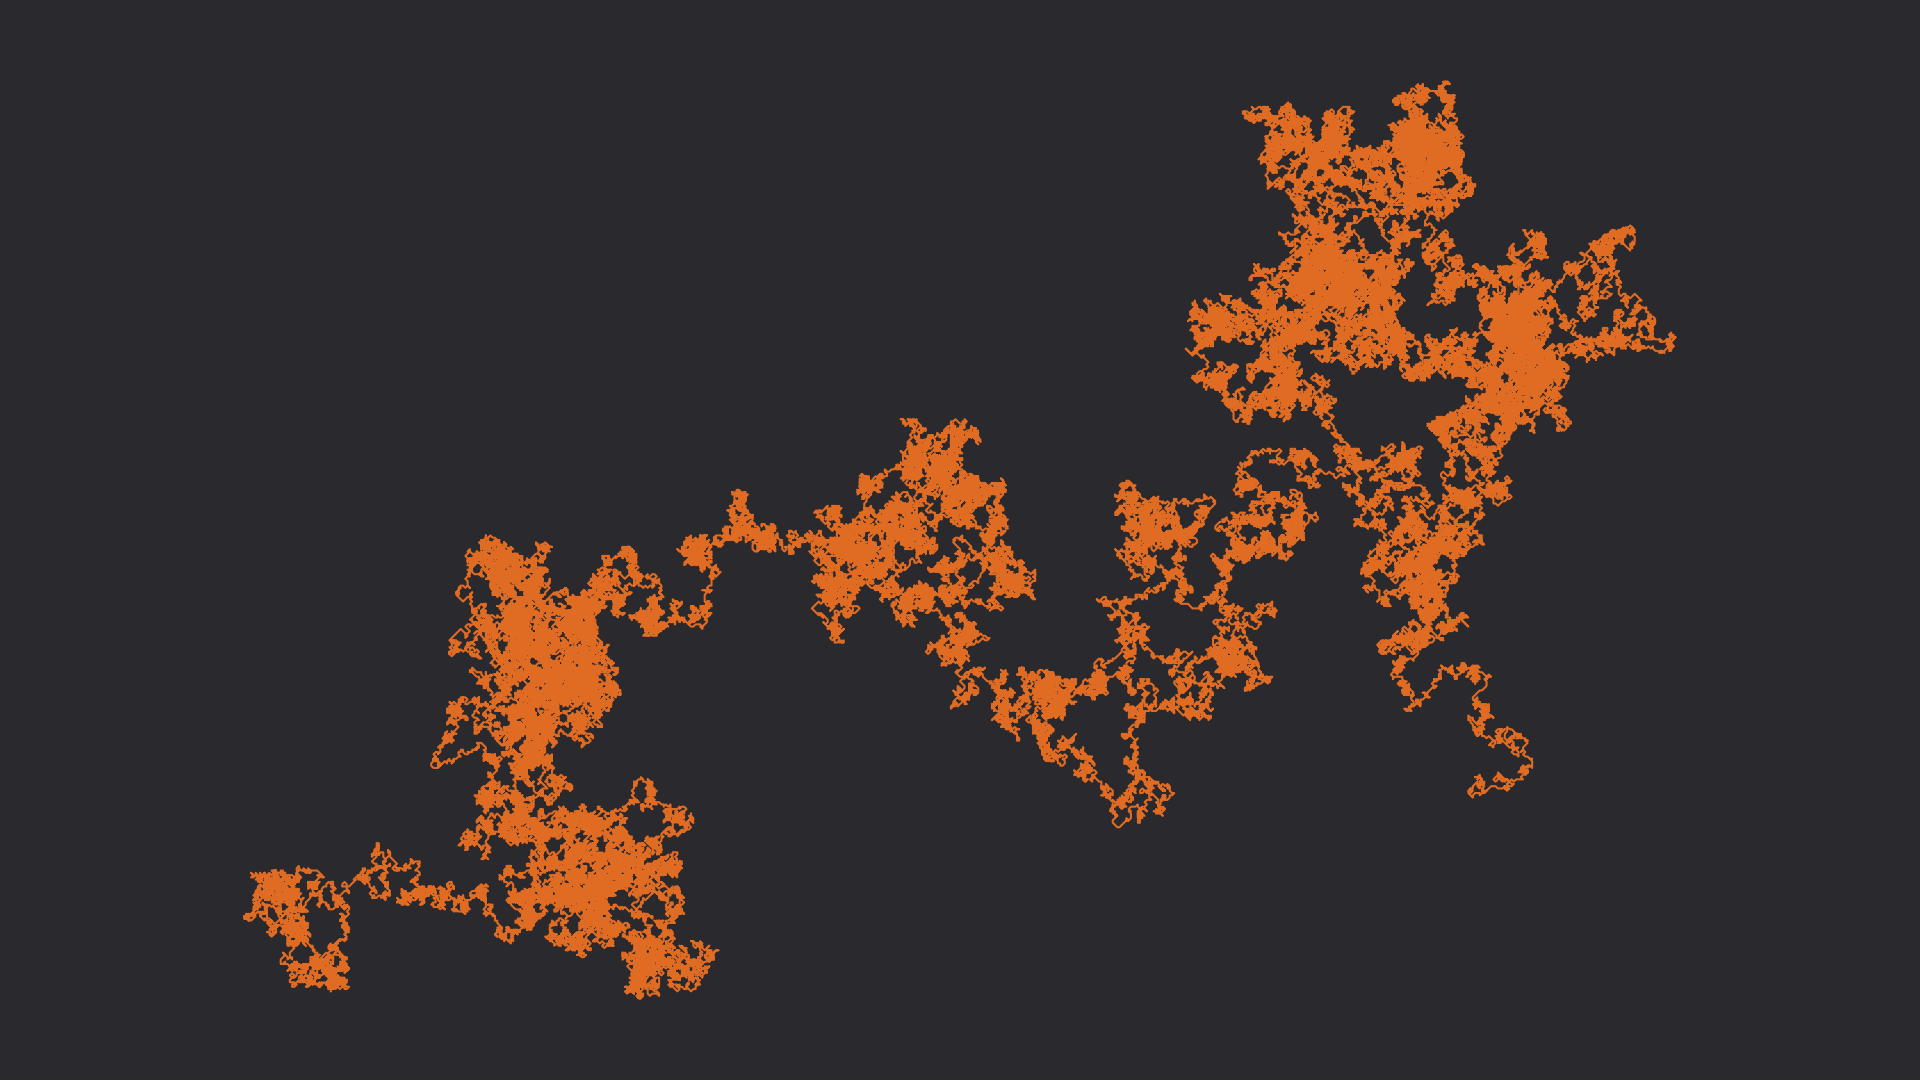

Generate this figure with Python:
import math
import random
from pathlib import Path

from template_plt import plt


def random_walk(x: float, y: float) -> tuple[float, float]:
    r: int = int(8.0*random.random())
    if r == 0:
        x += 1
    elif r == 1:
        x += 1
        y += 1
    elif r == 2:
        y += 1
    elif r == 3:
        x -= 1
        y += 1
    elif r == 4:
        x -= 1
    elif r == 5:
        x -= 1
        y -= 1
    elif r == 6:
        y -= 1
    elif r == 7:
        x += 1
        y -= 1
    return x, y


def main() -> None:
    fp: Path = Path(__file__).resolve().with_suffix(".png")
    c0: str = "#29292E"
    c1: str = "#E06B22"
    x: list[float] = [0]
    y: list[float] = [0]
    for i in range(100000):
        tx, ty = random_walk(x[-1], y[-1])
        x.append(tx)
        y.append(ty)
    fig: plt.Figure
    ax: plt.Axes
    fig, ax = plt.subplots()
    ax.plot(x, y, color=c1)
    ax.axis("off")
    ax.set_aspect("equal")
    ax.set_facecolor(c0)
    fig.set_facecolor(c0)
    fig.tight_layout()
    fig.savefig(fp, facecolor=fig.get_facecolor())
    plt.cla()
    plt.clf()
    plt.close(fig)
    return None


if __name__ == "__main__":
    main()
